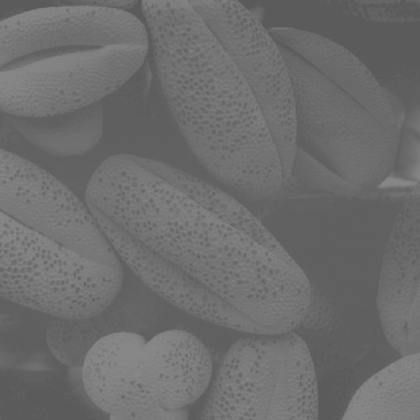
%> input picture Assignment 1/washed_out_pollen.tif, 420 x 420 px, shrunk from 889 x 889 before the run
$ octave main_assign_1.m   (GNU Octave 9; MATLAB toolbox functions it lacks are replaced by stand-ins)
%> lines starting %> are read from the running program, lines starting %| are printed output that depends on the picture
### Assignment 1/myCDF.m
function output = myCDF(image)

output=zeros(256,1);

% todo

dimX = size(image, 1);
dimY = size(image, 2);

histogram=zeros(256, 1);
for i = 1 : dimX
    for j = 1 : dimY
        histogram(image(i, j) + 1) = histogram(image(i, j) + 1) + 1;
    end
end

output(1) = 255*histogram(1)/(dimX * dimY);

for i = 2 : 256
    output(i) = output(i-1) + 255*histogram(i)/(dimX * dimY);
end

### Assignment 1/myHE.m
function output = myHE(input)

dimX = size(input,1);
dimY = size(input,2);

output = uint8(zeros(dimX,dimY));

% ToDo
cdf_in = myCDF(input);
for i = 1 : dimX
    for j = 1 : dimY
        output(i, j) = cdf_in(input(i, j) + 1);
    end
end

end

### Assignment 1/myAHE.m
function output = myAHE(input, numtiles)

dimX = size(input,1);
dimY = size(input,2);

output = uint8(zeros(dimX,dimY));

% ToDo

stepSizeX = ceil(dimX / numtiles(1));
stepSizeY = ceil(dimY / numtiles(2));

cdfs = zeros(256, 1, numtiles(1), numtiles(2));

% Exception
if numtiles(1) == 1
    if numtiles(2) == 1
        output = myHE(input);
        return;
    end
end

% Local Histogram Section
for i = 1 : numtiles(1)
    startX = (i - 1) * stepSizeX + 1;
    endX = startX + stepSizeX - 1;
    if dimX < endX
            endX = dimX;
    end
    for j = 1 : numtiles(2)
        startY = (j - 1) * stepSizeY + 1;
        endY = startY + stepSizeY - 1;
        if dimY < endY
            endY = dimY;
        end

        tempImage = input(startX:endX, startY:endY);
        cdfs(:, :, i, j) = myCDF(tempImage);
    end
end

ipX = floor(stepSizeX / 2);
ipY = floor(stepSizeY / 2);
% Output Image Section
for i = 1 : dimX
    for j = 1 : dimY
        % Checking if current pixel is on the corner
        if i <= ipX
            if j <= ipY
                % left top
                intensity = cdfs(input(i, j) + 1, 1, 1, 1);
            elseif j >= dimY - ipY
                % right top
                intensity = cdfs(input(i, j) + 1, 1, 1, numtiles(2));
            else
                % top
                WEST = cdfs(input(i, j) + 1, 1, 1, ceil((j-ipY)/stepSizeY));
                EAST = cdfs(input(i, j) + 1, 1, 1, ceil((j-ipY)/stepSizeY) + 1);
                distanceW = mod(j-ipY, stepSizeY);
                if distanceW == 0
                    % center case.
                    % Since tile size of the example is 89x89,
                    % 44th pixel in a tile is stuck in the very middle.
                    intensity = cdfs(input(i, j) + 1, 1, 1, ceil(j/stepSizeY));
                else
                    distanceE = stepSizeY - distanceW;
                    intensity = WEST*distanceE/stepSizeY + EAST*distanceW/stepSizeY;
                end
            end
        elseif i >= dimX - ipX
            if j <= ipY
                % left bottom
                intensity = cdfs(input(i, j) + 1, 1, numtiles(1), 1);
            elseif j >= dimY - ipY
                % right bottom
                intensity = cdfs(input(i, j) + 1, 1, numtiles(1), numtiles(2));
            else
                % bottom
                WEST = cdfs(input(i, j) + 1, 1, numtiles(1), ceil((j-ipY)/stepSizeY));
                EAST = cdfs(input(i, j) + 1, 1, numtiles(1), ceil((j-ipY)/stepSizeY) + 1);
                distanceW = mod(j-ipY, stepSizeY);
                if distanceW == 0
                    % center case.
                    intensity = cdfs(input(i, j) + 1, 1, numtiles(1), ceil(j/stepSizeY));
                else
                    distanceE = stepSizeY - distanceW;
                    intensity = WEST*distanceE/stepSizeY + EAST*distanceW/stepSizeY;
                end
            end
        elseif j <= ipY
            % left
            NORTH = cdfs(input(i, j) + 1, 1, ceil((i-ipX)/stepSizeX), 1);
            SOUTH = cdfs(input(i, j) + 1, 1, ceil((i-ipX)/stepSizeX) + 1, 1);
            distanceN = mod(i-ipX, stepSizeX);
            if distanceN == 0
                % center case.
                intensity = cdfs(input(i, j) + 1, 1, ceil(i/stepSizeX), 1);
            else
                distanceS = stepSizeX - distanceN;
                intensity = NORTH*distanceS/stepSizeX + SOUTH*distanceN/stepSizeX;
            end
        elseif j >= dimY - ipY
            % right
            NORTH = cdfs(input(i, j) + 1, 1, ceil((i-ipX)/stepSizeX), numtiles(2));
            SOUTH = cdfs(input(i, j) + 1, 1, ceil((i-ipX)/stepSizeX) + 1, numtiles(2));
            distanceN = mod(i-ipX, stepSizeX);
            if distanceN == 0
                % center case.
                intensity = cdfs(input(i, j) + 1, 1, ceil(i/stepSizeX), numtiles(2));
            else
                distanceS = stepSizeX - distanceN;
                intensity = NORTH*distanceS/stepSizeX + SOUTH*distanceN/stepSizeX;
            end
        else
            % middle
            NW = cdfs(input(i, j) + 1, 1, ceil((i-ipX)/stepSizeX), ceil((j-ipY)/stepSizeY));
            NE = cdfs(input(i, j) + 1, 1, ceil((i-ipX)/stepSizeX), ceil((j-ipY)/stepSizeY) + 1);
            SW = cdfs(input(i, j) + 1, 1, ceil((i-ipX)/stepSizeX) + 1, ceil((j-ipY)/stepSizeY));
            SE = cdfs(input(i, j) + 1, 1, ceil((i-ipX)/stepSizeX) + 1, ceil((j-ipY)/stepSizeY) + 1);

            distanceN = mod(i-ipX, stepSizeX);
            distanceW = mod(j-ipY, stepSizeY);
            if distanceN == 0
                if distanceW == 0
                    intensity = cdfs(input(i, j) + 1, 1, ceil(i/stepSizeX), ceil(j/stepSizeY));
                else
                    WEST = cdfs(input(i, j) + 1, 1, ceil(i/stepSizeX), ceil((j-ipY)/stepSizeY));
                    EAST = cdfs(input(i, j) + 1, 1, ceil(i/stepSizeX), ceil((j-ipY)/stepSizeY + 1));

                    intensity = WEST*(stepSizeY-distanceW)/stepSizeY + EAST*distanceW/stepSizeY;
                end
            elseif distanceW == 0
                NORTH = cdfs(input(i, j) + 1, 1, ceil((i-ipX)/stepSizeX), ceil(j/stepSizeY));
                SOUTH = cdfs(input(i, j) + 1, 1, ceil((i-ipX)/stepSizeX + 1), ceil(j/stepSizeY));

                intensity = NORTH*(stepSizeX-distanceN)/stepSizeX + SOUTH*distanceN/stepSizeX;
            else
                distanceS = stepSizeX - distanceN;
                distanceE = stepSizeY - distanceW;

                NORTH = NW*distanceE/stepSizeX + NE*distanceW/stepSizeX;
                SOUTH = SW*distanceE/stepSizeX + SE*distanceW/stepSizeX;

                intensity = NORTH*distanceS/stepSizeY + SOUTH*distanceN/stepSizeY;
            end
        end

        output(i, j) = intensity;
    end
end

### Assignment 1/main_assign_1.m

%
% Assignment 1: Histogram Processing
%
% 2022. 9. 18 Won-Ki Jeong
%

%
% Loading input image
%
input=imread('washed_out_pollen.tif');
%> input is the input picture: size 420x420 uint8; min 89, max 137, mean 109.1

% Show Histogram, CDF plot, and Input Image
cdf_in = myCDF(input);
%> after the loop in myCDF, `for i = 1 : dimX`: histogram = 256 values, max 13185 at index 97, min 0 at index 1, mean 689.1
%> after the loop in myCDF, `for i = 2 : 256`: output = 256 values from 0 to 255
%> cdf_in = 256 values from 0 to 255
figure,plot(0:255, cdf_in)
title('CDF of Input Image');
%> figure, not shown here; curve peaks at x = 137, y = 255

figure,imhist(input, 256)
ylim('auto')
title('Histogram of Input Image');
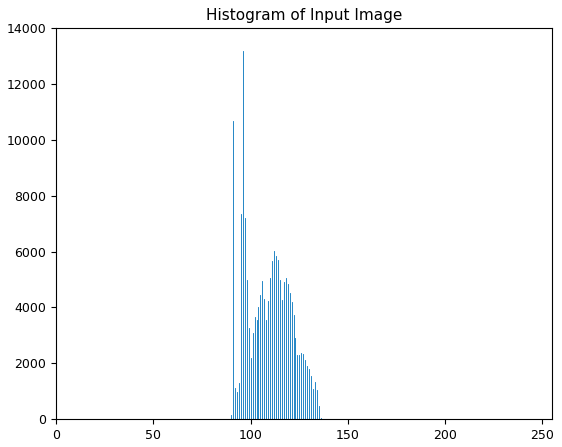
%> figure redrawn from the program's plot data; highest point at x = 96, y = 13185

figure,imshow(input);
title('Input Image');


%
% Global histogram equalization
%

% Run Histogram Equalization
Out_HE = myHE(input);
%> after the loop in myHE, `for i = 1 : dimX`:
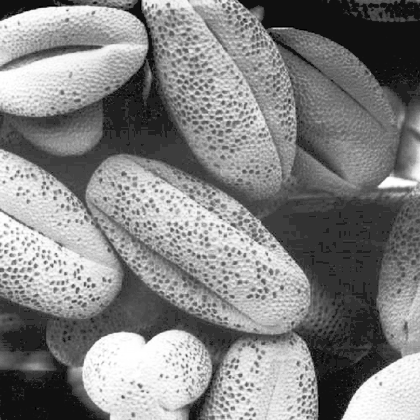
%> output: size 420x420 uint8; min 0, max 255, mean 131.5

% Show Histogram, CDF plot, and Histogram Equalized Image
cdf_HE = myCDF(Out_HE);
%> cdf_HE = 256 values from 0.237 to 255
figure,plot(0:255, cdf_HE)
title('CDF of Histogram Equalization Result');
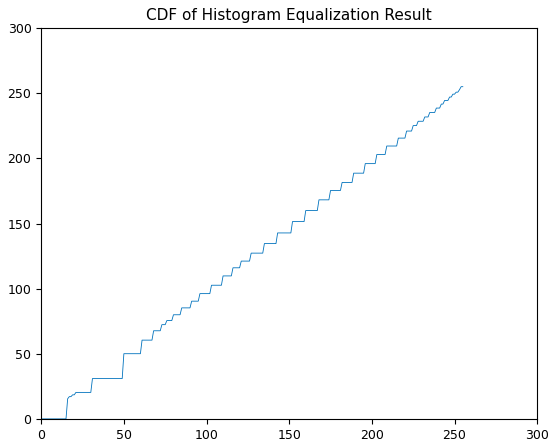
%> figure redrawn from the program's plot data; curve peaks at x = 254, y = 255

figure,imhist(Out_HE, 256)
ylim('auto')
title('Histogram of Histogram Equalization Result');
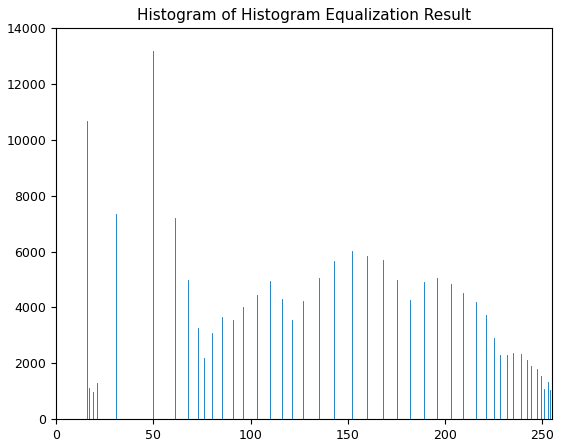
%> figure redrawn from the program's plot data; highest point at x = 50, y = 13185

figure,imshow(Out_HE);
title('Histogram equalization');


%
% Adaptive histogram equalization
%

nBlockX = 10;
nBlockY = 10;

% Run Adaptive Histogram Equalization
Out_AHE = myAHE(input, [nBlockX nBlockY]);
%> after the loop in myAHE, `for i = 1 : dimX`:
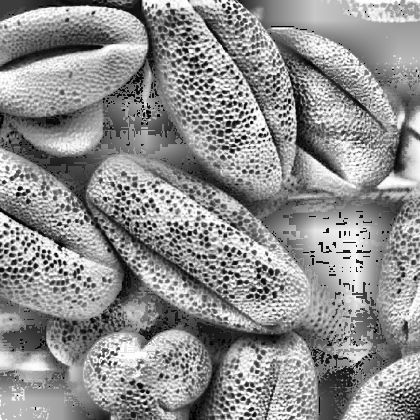
%> output: size 420x420 uint8; min 0, max 255, mean 142.8
%> after the loop in myAHE, `for i = 1 : dimX`: EAST = 37.59; NE = 155.4; NORTH = 151.9; NW = 253; SE = 56.52; SOUTH = 18.79; SW = 108.7; WEST = 107.3; distanceE = 1; distanceN = 41; distanceS = 1; distanceW = 41; intensity = 3.47

% Show Histogram, CDF plot, and Adaptive Histogram Equalized Image
cdf_AHE = myCDF(Out_AHE);
%> cdf_AHE = 256 values from 0.0434 to 255
figure,plot(0:255, cdf_AHE)
title('CDF of Adaptive Histogram Equalization Result');
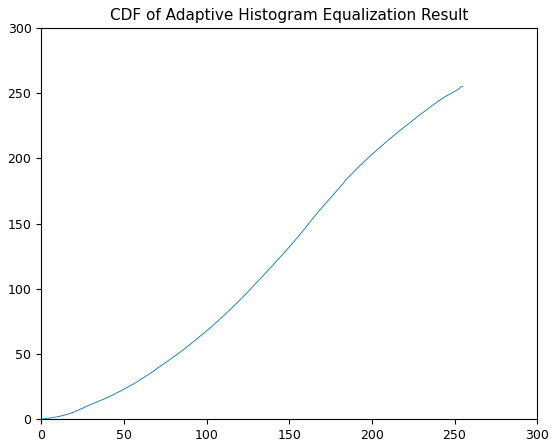
%> figure redrawn from the program's plot data; curve peaks at x = 254, y = 255

figure,imhist(Out_AHE, 256)
ylim('auto')
title('Histogram of Adaptive Histogram Equalization Result');
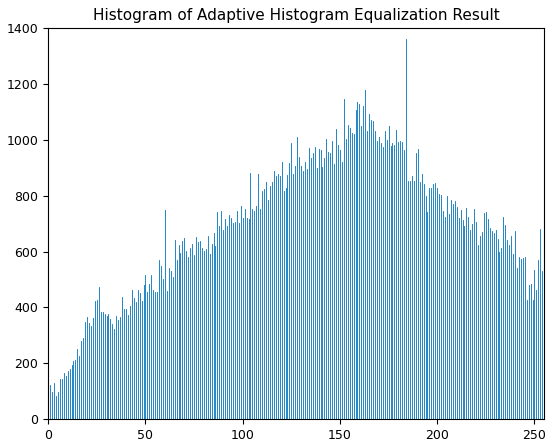
%> figure redrawn from the program's plot data; highest point at x = 184, y = 1361

figure,imshow(Out_AHE);
title('Adaptive Hstogram Equalization');
